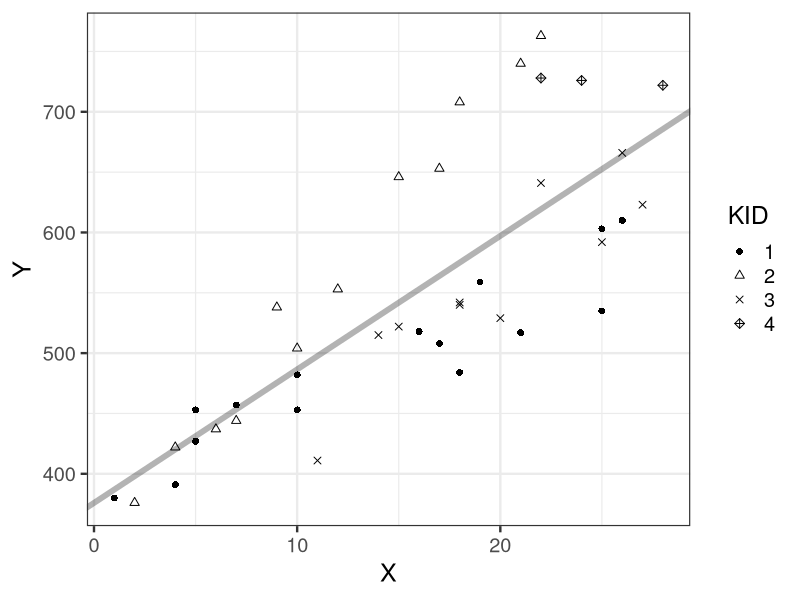
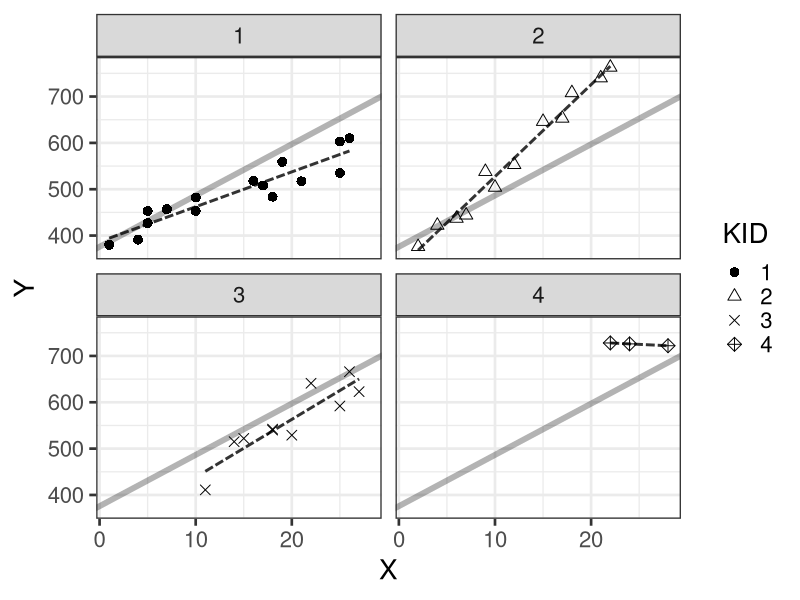

Write R code to recreate these figures, in order.
library(ggplot2)

d <- read.csv(file='input/data-salary-2.txt')
d$KID <- as.factor(d$KID)
res_lm <- lm(Y ~ X, data=d)
coef <- coef(res_lm)

p <- ggplot(d, aes(X, Y, shape=KID)) +
  theme_bw(base_size=18) +
  geom_abline(intercept=coef[1], slope=coef[2], linewidth=2, alpha=0.3) +
  geom_point(size=2) +
  scale_shape_manual(values=c(16, 2, 4, 9)) +
  labs(x='X', y='Y')
ggsave(p, file='output/fig8-1-left.png', dpi=300, w=4, h=3)

p <- ggplot(d, aes(X, Y, shape=KID)) +
  theme_bw(base_size=20) +
  geom_abline(intercept=coef[1], slope=coef[2], linewidth=2, alpha=0.3) +
  facet_wrap(~KID) +
  geom_line(stat='smooth', method='lm', se=FALSE, linewidth=1, color='black', linetype='31', alpha=0.8) +
  geom_point(size=3) +
  scale_shape_manual(values=c(16, 2, 4, 9)) +
  labs(x='X', y='Y')
ggsave(p, file='output/fig8-1-right.png', dpi=300, w=6, h=5)
